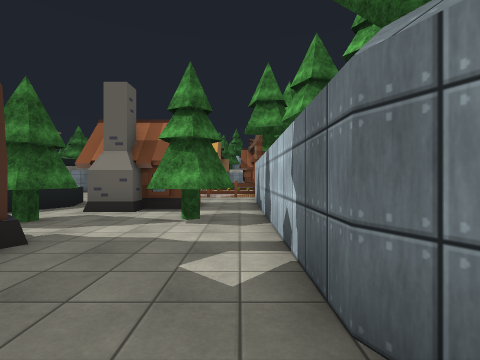
view 1 (above)

24 first-person views from a walk through a 3-D level made in the Unity game engine. The camera is 1.4 m above the floor, looks level and sees 85° across. The floor is counted in squares, 2 m on a side. Each view is taken from the middle of a square. On the plan, view 1 faces up. The plan holds only what a view shows up to about 9 squares ahead; the rest is blank. The place goes on beyond the plan. Some surface patterns are stand-ins.

view 2
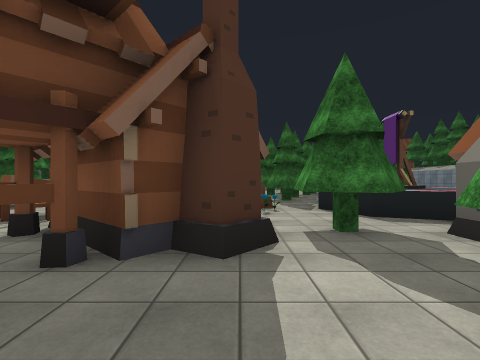

view 3
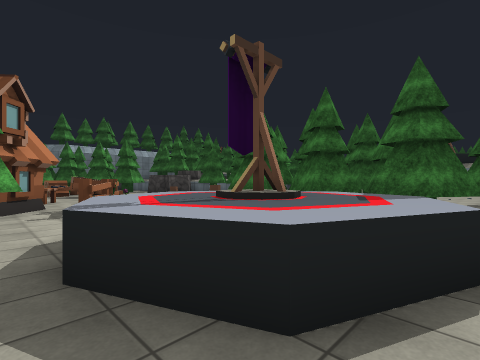

view 4
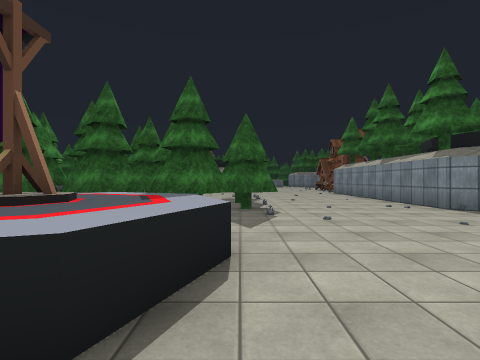

view 5
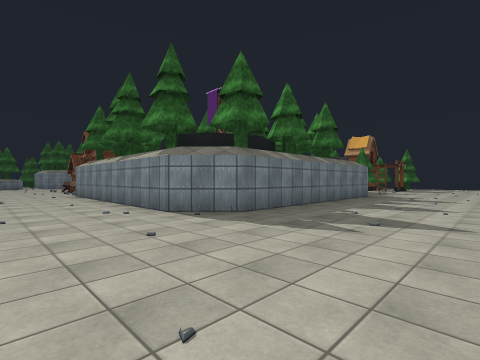

view 6
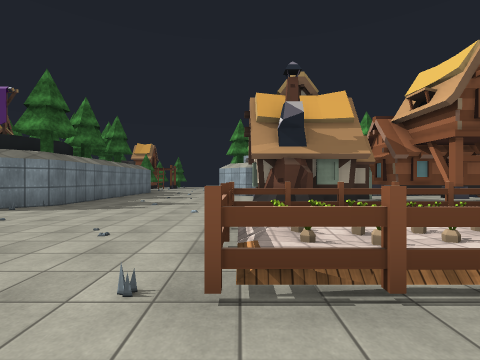

view 7
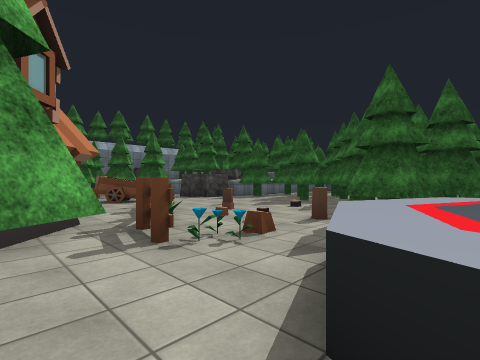

view 8
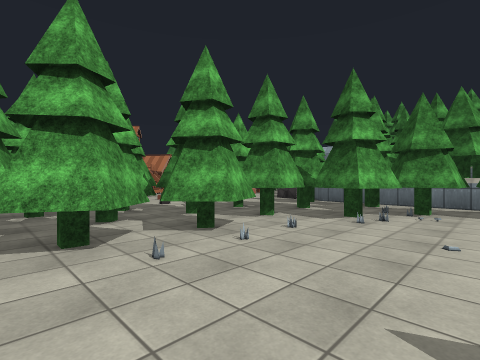

view 9
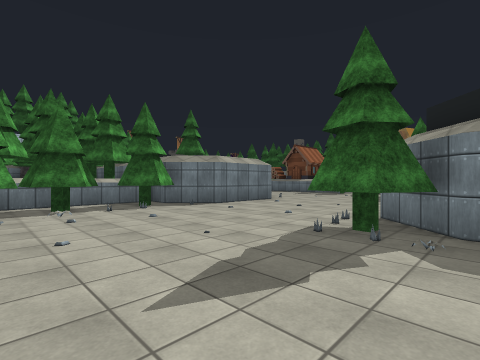

view 10
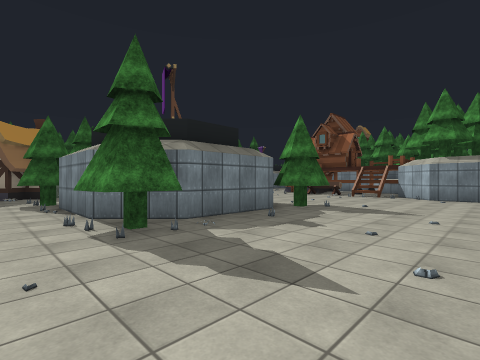

view 11
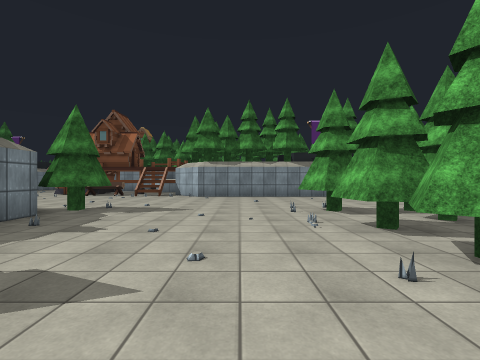

view 12
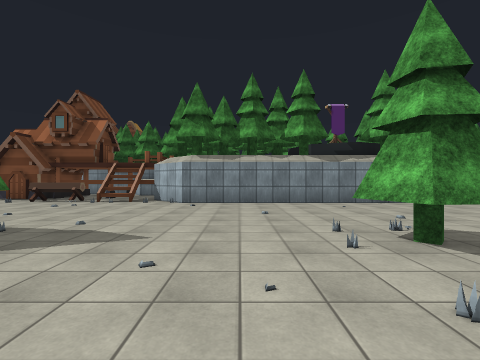

view 13
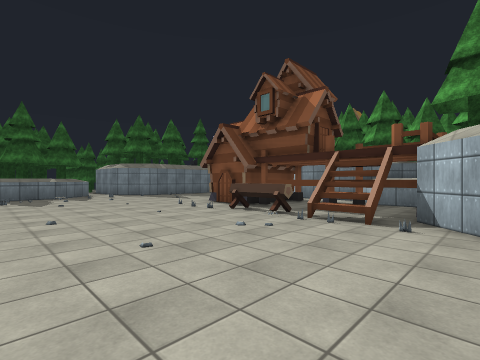

view 14
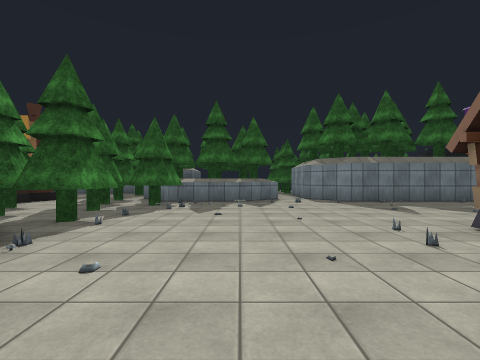

view 15
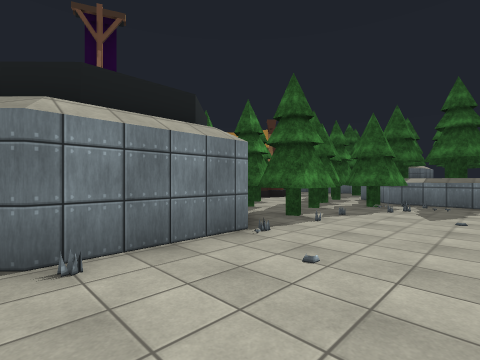

view 16
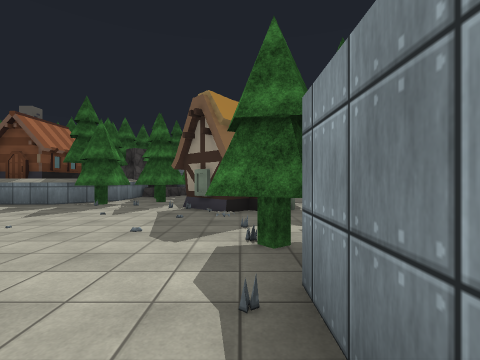

view 17
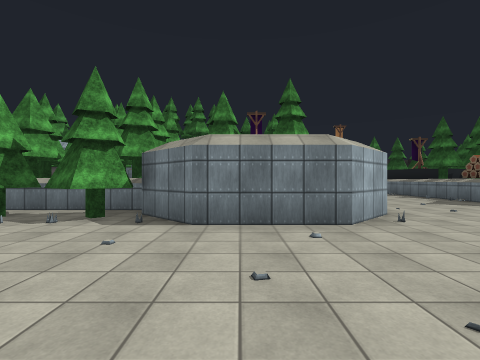

view 18
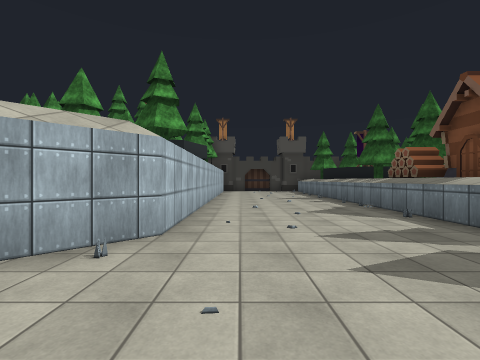

view 19
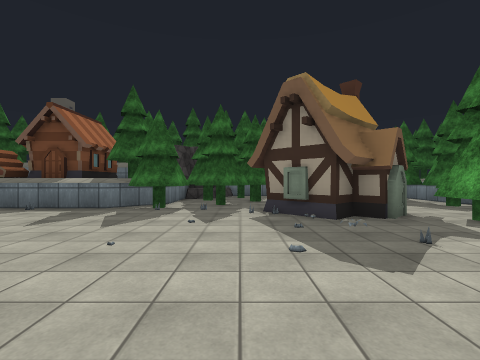

view 20
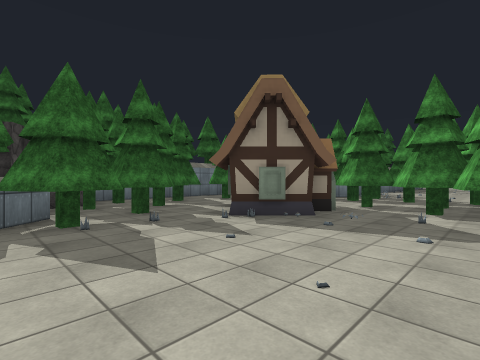

view 21
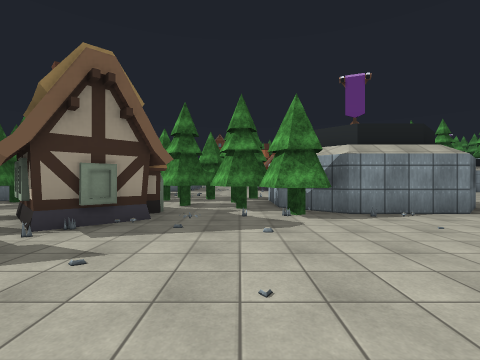

view 22
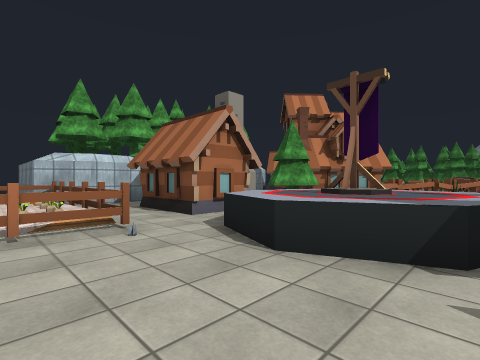

view 23
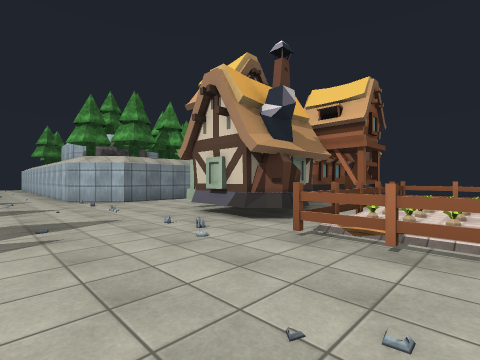

view 24
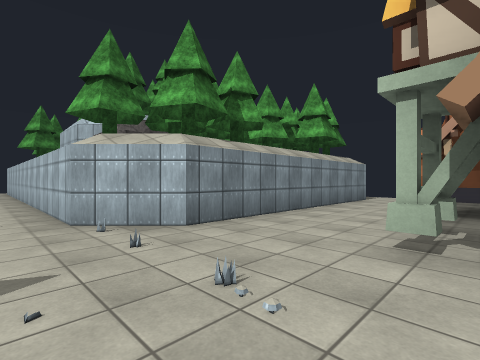

### Floor plan
Key: @ floor where view 1 was taken; # wall or solid block; . main floor; : floor 0.25 m higher than the main floor; / step, stairs or slope; ^ raised ledge; H house; T tree; C chair; A table; F fence; O other object.
Columns run from 31 left of view 1 to 4 right of it. Each row starts with its distance up from view 1.
 21                         ..##
 20  #                    #....########
 19  #.                   #............
 18  #...   H             #...........
 17  #....  H #           #.........#..
 16  #.....#H##           #.....HH..HH.
 15  #......HO####       ##.....H #.##
 14  ............#########......HH..##
 13  ./........................FOFOF
 12  ^//.......................FO O O
 11 T^.........................FOO  F
 10 T^T#.......T.........T....OFOF OO###
  9 #^TTT#T####T.....TOOOT...^...O..##
  8 TTTTTT##  ##......TTTTT^^^^.HH..#
  7 TTTTTT#    #.....TTTTTT^^^^.HH..#
  6  H #TT##  ##.....TTTTTT^^^^.H...#
  5 HH##.#T####TT....TTTTTTT^^.T..TT#
  4  ###..T....T.....TTTTTTTOO.TT.T.#
  3 TH#. ............TTTTT...F#H#...#
  2 TT...............TTT :...F#HH...#
  1 TT..............TTTTT...FFH H#..#
  0 ^TT.....##.....TTTTT..OOF.CC## @
 -1 TT.....#####TTTTTTOO  ..FAAA
 -2 T^....##   #TTT^TT#O    O.
 -3 H^....#     # TT T     OO
 -4 H^....#     T TTTT
 -5 O^....#     T T^^
 -6 #^....#       T TT
 -7  ^....#

Where each view was taken, in squares from view 1:
view 1: 0 up, 0 right, facing up
view 2: 3 up, 0 right, facing left
view 3: 9 up, 4 left, facing down-left
view 4: 9 up, 4 left, facing left
view 5: 11 up, 5 left, facing up-left
view 6: 8 up, 4 left, facing up
view 7: 6 up, 4 left, facing down-left
view 8: 6 up, 17 left, facing down-right
view 9: 6 up, 16 left, facing down-left
view 10: 3 up, 16 left, facing up-left
view 11: 3 up, 16 left, facing up
view 12: 6 up, 16 left, facing up
view 13: 10 up, 18 left, facing up-left
view 14: 12 up, 21 left, facing left
view 15: 12 up, 21 left, facing down-left
view 16: 4 up, 22 left, facing left
view 17: 4 up, 22 left, facing down
view 18: 2 up, 26 left, facing down
view 19: 2 up, 23 left, facing left
view 20: 1 down, 25 left, facing up-left
view 21: 1 down, 26 left, facing up
view 22: 11 up, 8 left, facing down-right
view 23: 11 up, 7 left, facing up-right
view 24: 16 up, 6 left, facing up-right
